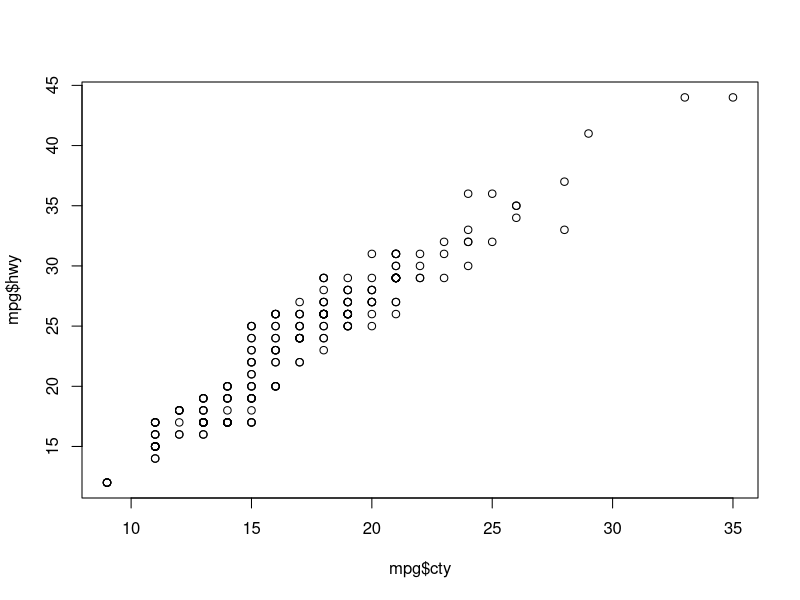

The R script that drew this image:
## ---- chunk 1
library(ggplot2) # where I actually load this library; this doesn't show in the final knitted HTML file
knitr::opts_chunk$set(echo = TRUE)
## ---- chunk 2
x <- 3
x + 4
# Notice: what is the value of x now: is it 3, or 7? Why?
x*10
x-1
x^2-1
## ---- chunk 3
plot(mpg$cty, mpg$hwy)
## ---- chunk 4
mpg$year[3] <- 2010
## ---- chunk 5
range(mpg$year)
unique(mpg$year)
length(mpg$year)
## ---- chunk 6
mpg$after2002 <- mpg$year >= 2002
# what happens if you leave off the mpg$ at the start of the line above?
# also, why didn't this code print any output?
